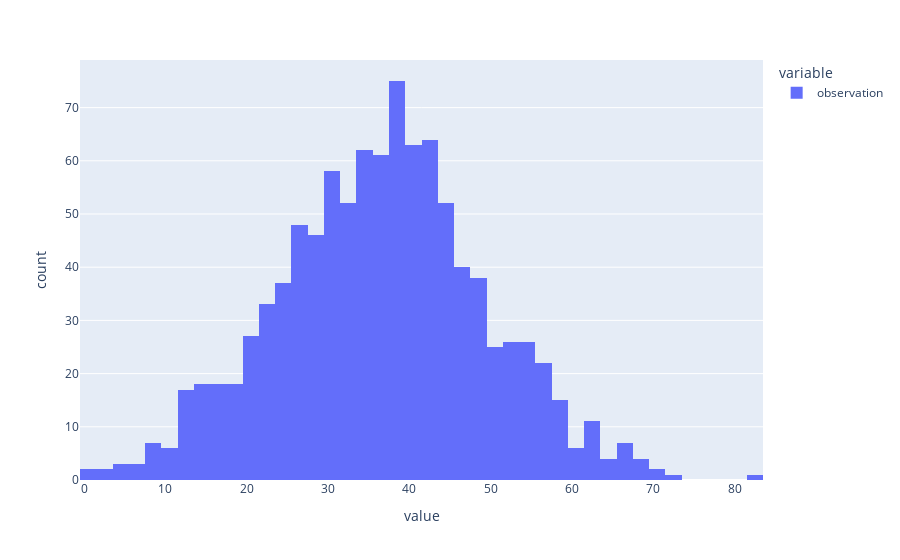

The code cell stored with this chart in its notebook:
### Code cell
px.histogram(ages_population_df.observation)

### Figure 1 — Plotly figure (JSON) as saved in the notebook; plotly's stock layout.template omitted (floating-point values rounded to 4 significant figures; data arrays with more than 128 entries replaced by an {"elided": "..."} marker saying what was removed)
{"data": [{"alignmentgroup": "True", "bingroup": "x", "hovertemplate": "variable=observation<br>value=%{x}<br>count=%{y}<extra></extra>", "legendgroup": "observation", "marker": {"color": "#636efa", "pattern": {"shape": ""}}, "name": "observation", "offsetgroup": "observation", "orientation": "v", "showlegend": true, "type": "histogram", "x": {"elided": "1000 int values"}, "xaxis": "x", "yaxis": "y"}], "layout": {"barmode": "relative", "legend": {"title": {"text": "variable"}, "tracegroupgap": 0}, "margin": {"t": 60}, "xaxis": {"anchor": "y", "domain": [0, 1], "title": {"text": "value"}}, "yaxis": {"anchor": "x", "domain": [0, 1], "title": {"text": "count"}}}}
